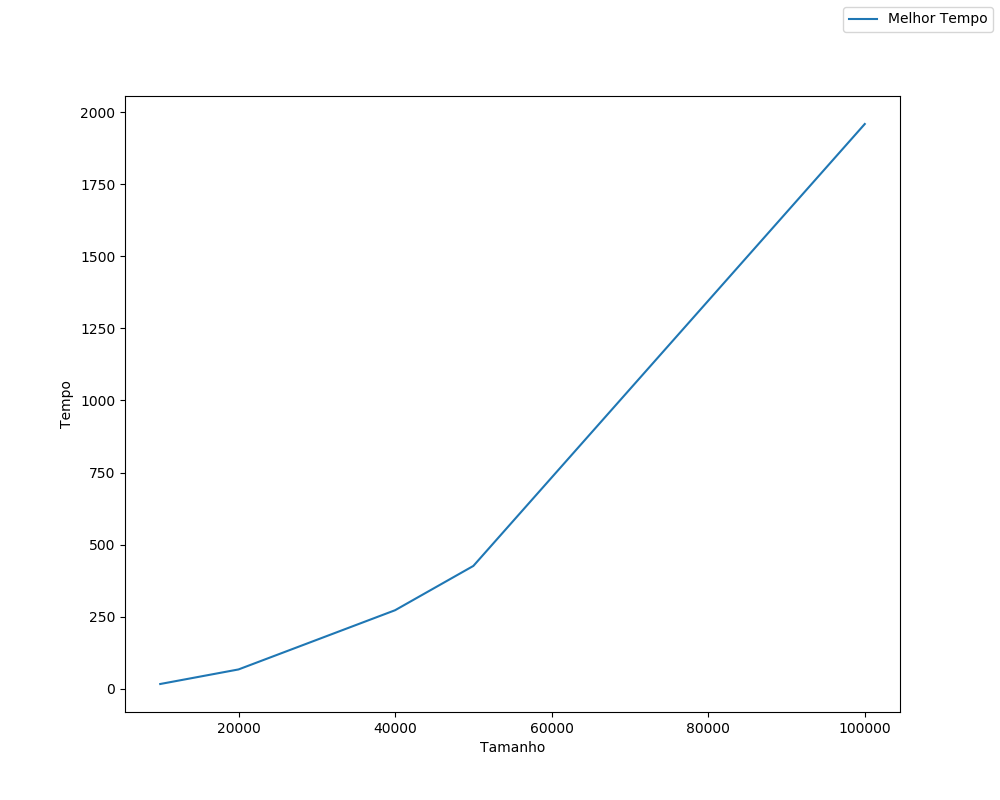

Generate this figure with Python:
import timeit
from random import randint
import matplotlib.pyplot as plt
import sys
from random import shuffle

sys.setrecursionlimit(10 ** 6)


def desenhaGrafico(x, y, xl="Entradas", yl="Saidas", name="out"):
    fig = plt.figure(figsize=(10, 8))
    ax = fig.add_subplot(111)
    ax.plot(x, y, label="Melhor Tempo")
    ax.legend(bbox_to_anchor=(1, 1), bbox_transform=plt.gcf().transFigure)
    plt.ylabel(yl)
    plt.xlabel(xl)
    plt.savefig(name)


def geraLista(tam):
    lista = list(range(1, tam + 1))
    shuffle(lista)
    return lista


def gnomeSort(arr):
    n = len(lista)
    index = 0
    while index < n:
        if index == 0:
            index = index + 1
        if arr[index] >= arr[index - 1]:
            index = index + 1
        else:
            arr[index], arr[index - 1] = arr[index - 1], arr[index]
            index = index - 1

    return arr


size = [10000, 20000, 40000, 50000, 100000]
time = []

for s in size:
    lista = geraLista(s)

    time.append(timeit.timeit("gnomeSort({})".format(lista),
                              setup="from __main__ import gnomeSort", number=1))
    print(s)

desenhaGrafico(size, time, "Tamanho", "Tempo",
               "gnomeSort.png")